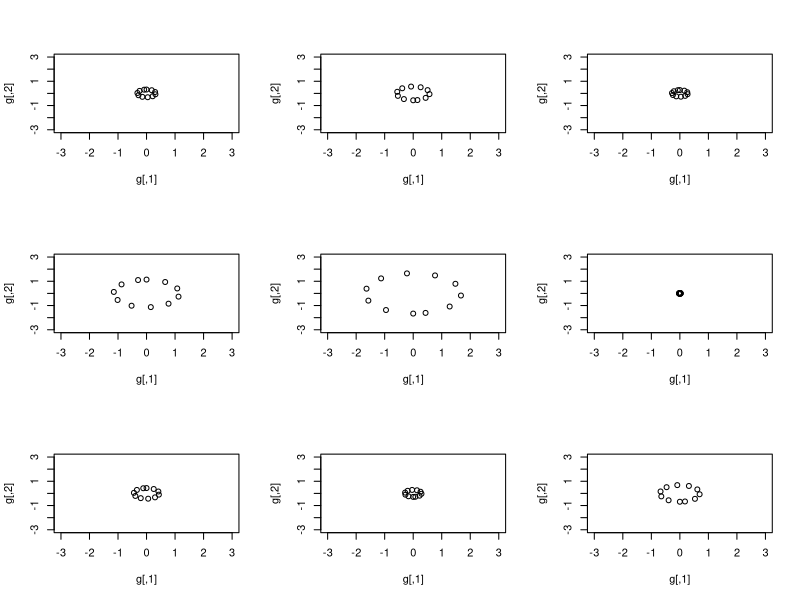
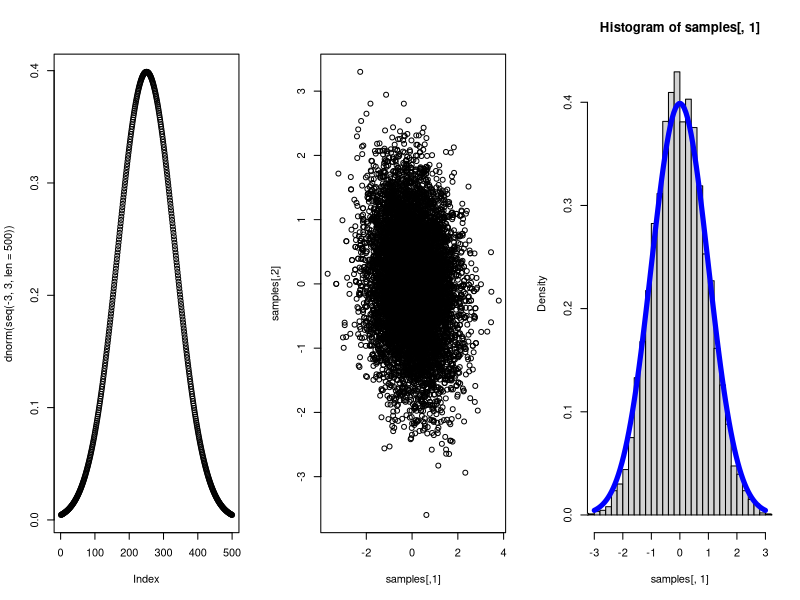
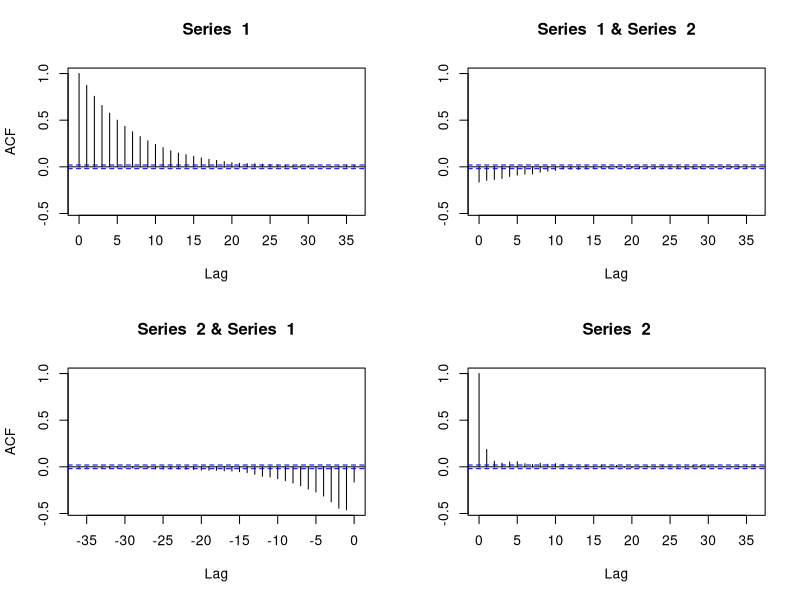
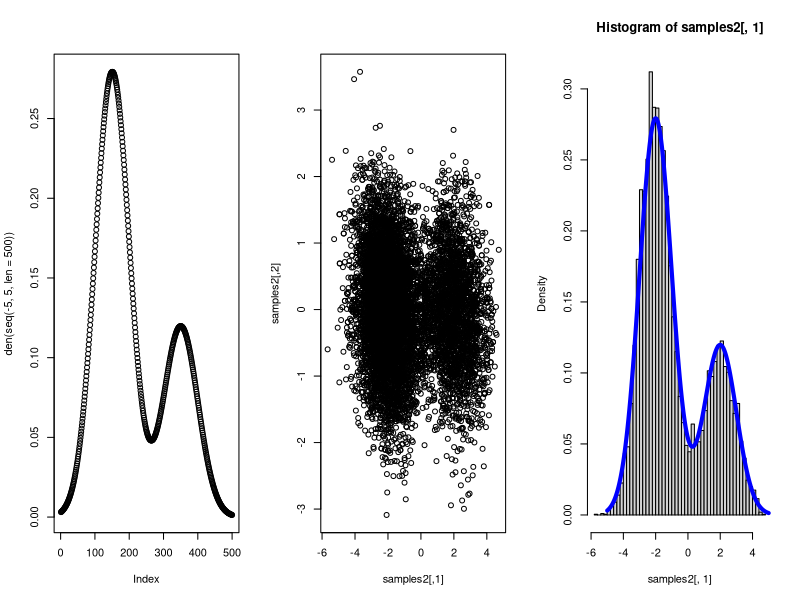
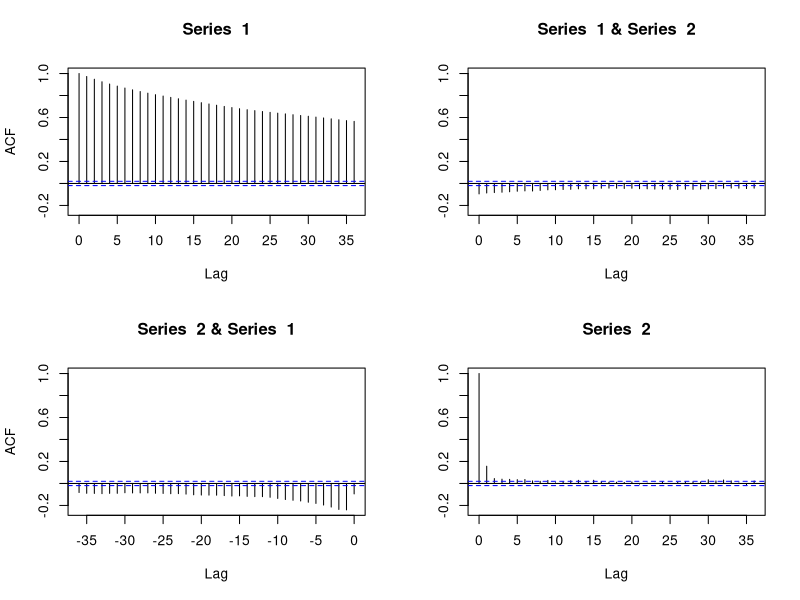
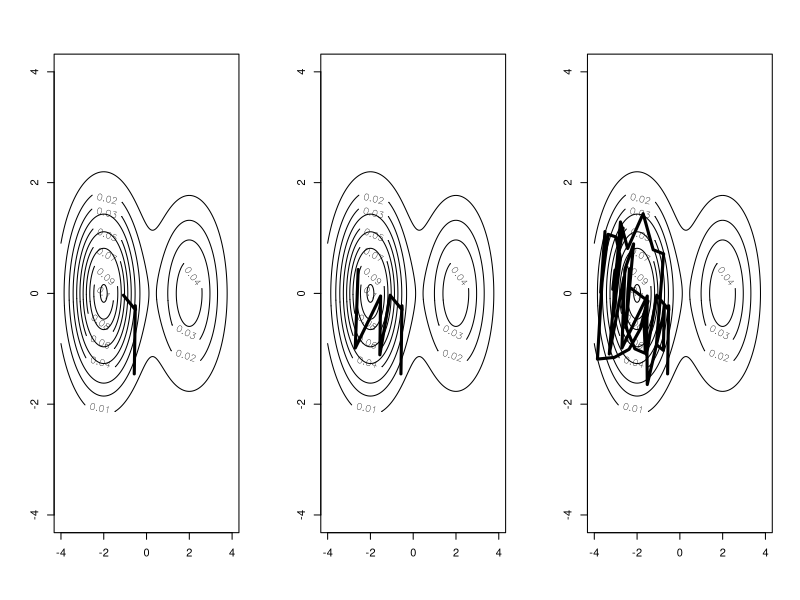
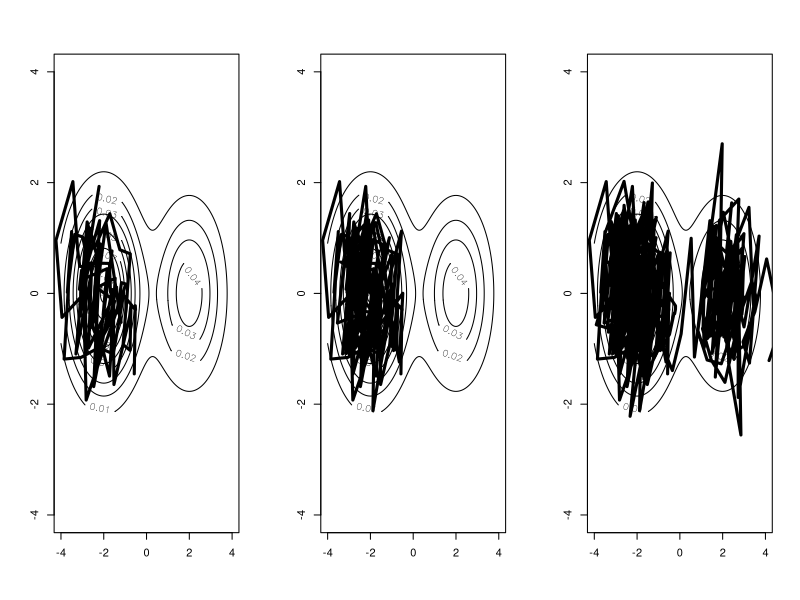
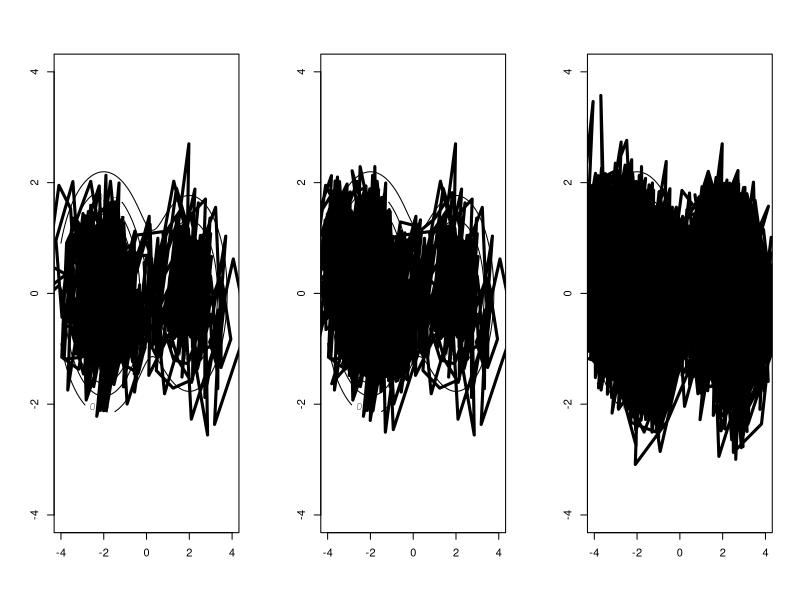

Reproduce these figures in R, in order.
## ---- chunk 1
deriv <- function(x, func){
  h <- 10^(-7)
  dx <- h
  df <- func(x+h) - func(x)
  deriv <- df/dx
  return(deriv)
}

#test
deriv(0.5, function(x) log(x)) # 1/0.5=2
deriv(2, function(x) 1/x^2)  # -2/8 = -1/4 
## ---- chunk 2
## leapfrog function
LF <- function(x, p, dKdp, dVdx, step_size, step_iter){
  for(i in 1:step_iter){
    p <- p + step_size/2 * dVdx(x) #half step for momentum
    x <- x - step_size * dKdp(p) #whole step for x
    p <- p + step_size/2 * dVdx(x) # another half step for momentum
  } 
  obj <- c(x,-p) # momentum flip
  return(obj)
}
## ---- chunk 3
# setting 
V <- function(x) -log(dnorm(x))
dVdx <- function(x) deriv(x, V)
dKdp <- function(p) p

# leapfrog process for 9 different momentum values
par(mfrow=c(3,3))
for(k in 1:9){
  g <- matrix(c(0,rnorm(1)),1,2)
  for(i in 1:10){
    g <- rbind(g, LF(g[i,1], -g[i,2], dKdp, dVdx, 0.3, 2) ) 
  }
  plot(g, xlim=c(-3,3), ylim=c(-3,3))
}
## ---- chunk 4
HamMC <- function(n_iter, initial_x, likelihood, step_size, step_iter){
  
  # set of sampled x, momentum p 
  samples <- c()
  
  #initial momentum
  initial_p <- rnorm(1)
  
  # Hamiltonian function H = V+K
  V <- function(x) -log(likelihood(x))
  K <- function(p) -log(dnorm(p))
  
  #Derivatives functions
  dVdx <- function(x) deriv(x, V)
  dKdp <- function(p) p
  
  #leapfrog integration
  x <- initial_x
  p <- initial_p
  
  for(i in 1:n_iter){
    result <- LF(x,rnorm(1), dKdp, dVdx, step_size, step_iter)
    x_new <- result[1]
    p_new <- result[2]
    
    old_l <- likelihood(x)*dnorm(p)
    new_l <- likelihood(x_new)*dnorm(p_new)
    alpha <- min(1, new_l/old_l)
    if(alpha > runif(1)){
      new <- c(x_new, p_new)
      samples <- rbind(samples, new)
    }else{
      new <- c(x,p)
      samples <- rbind(samples, new)
    }
    x <- x_new
    p <- p_new 
  }
  return(samples)
}

## ---- chunk 5
par(mfrow=c(1,3))
# test HamMC function (N(0,1))
plot(dnorm(seq(-3,3,len=500)))
samples <- HamMC(10000, 0, dnorm, 0.05, 10)
plot(samples)
hist(samples[,1],nclass = 30, probability=T, xlim=c(-3,3))
lines(x=seq(-3,3,len=100), y=dnorm(seq(-3,3,len=100)), col='blue', lwd=5)
acf(samples)
## ---- chunk 6
par(mfrow=c(1,3))

den <- function(x) 0.3*dnorm(x,mean=2,sd=1) + 0.7*dnorm(x, mean=-2, sd=1)
plot(den(seq(-5,5,len=500)))

samples2 <- HamMC(10000, 0, den, 0.05, 10)
plot(samples2)
hist(samples2[,1],probability = T, nclass = 40)
lines(x=seq(-5,5,len=500), y=den(seq(-5,5,len=500)), col='blue', lwd=4)
acf(samples2)
## ---- chunk 7
# test data 
x <- seq(-4,4,len=500)
y <- x
z <- matrix(0,500,500)
for(i in 1:500){
  for(j in 1:500){
    z[i,j] <- (0.3*dnorm(x[i],mean=2,sd=1) + 0.7*dnorm(x[i], mean=-2, sd=1))*dnorm(y[j])
  }
}

contour(x,y,z)
points(samples2[1:5,],type='l', lwd=3)
contour(x,y,z)
points(samples2[1:10,],type='l', lwd=3)
contour(x,y,z)
points(samples2[1:50,],type='l', lwd=3)
contour(x,y,z)
points(samples2[1:100,],type='l', lwd=3)
contour(x,y,z)
points(samples2[1:200,],type='l', lwd=3)
contour(x,y,z)
points(samples2[1:500,],type='l', lwd=3)
contour(x,y,z)
points(samples2[1:1000,],type='l', lwd=3)
contour(x,y,z)
points(samples2[1:2000,],type='l', lwd=3)
contour(x,y,z)
points(samples2,type='l', lwd=3)
